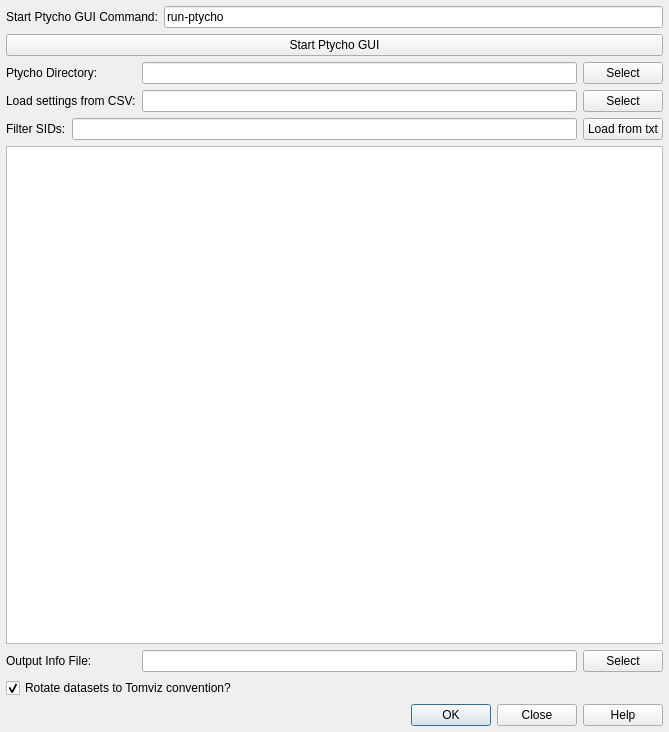
<?xml version="1.0" encoding="UTF-8"?>
<ui version="4.0">
 <class>PtychoDialog</class>
 <widget class="QDialog" name="PtychoDialog">
  <property name="geometry">
   <rect>
    <x>0</x>
    <y>0</y>
    <width>669</width>
    <height>732</height>
   </rect>
  </property>
  <property name="windowTitle">
   <string>Ptycho Dialog</string>
  </property>
  <layout class="QGridLayout" name="gridLayout">
   <property name="leftMargin">
    <number>6</number>
   </property>
   <property name="topMargin">
    <number>6</number>
   </property>
   <property name="rightMargin">
    <number>6</number>
   </property>
   <property name="bottomMargin">
    <number>6</number>
   </property>
   <item row="8" column="0" colspan="3">
    <widget class="QTableWidget" name="table">
     <property name="toolTip">
      <string>&lt;html&gt;&lt;head/&gt;&lt;body&gt;&lt;p&gt;Select which SIDs to use for each version.&lt;/p&gt;&lt;p&gt;&lt;br/&gt;&lt;/p&gt;&lt;p&gt;The list of SIDs to use can be specified via numpy slice syntax (for example, '157391:157637'), a comma-delimited list (for example, '157391, 157394'), or loaded from a txt/csv file.&lt;/p&gt;&lt;p&gt;&lt;br/&gt;&lt;/p&gt;&lt;p&gt;Any SIDs which are missing data or angles will be automatically ignored. A list of the ones ignored may be seen from the console and messages output.&lt;/p&gt;&lt;/body&gt;&lt;/html&gt;</string>
     </property>
     <property name="editTriggers">
      <set>QAbstractItemView::NoEditTriggers</set>
     </property>
     <property name="selectionMode">
      <enum>QAbstractItemView::ExtendedSelection</enum>
     </property>
     <property name="selectionBehavior">
      <enum>QAbstractItemView::SelectRows</enum>
     </property>
     <attribute name="horizontalHeaderStretchLastSection">
      <bool>true</bool>
     </attribute>
    </widget>
   </item>
   <item row="4" column="1">
    <widget class="QLineEdit" name="loadFromCSVFile">
     <property name="toolTip">
      <string>&lt;html&gt;&lt;head/&gt;&lt;body&gt;&lt;p&gt;Select a pyxrf-style CSV file from which the &amp;quot;Use&amp;quot; and &amp;quot;Version&amp;quot; settings will be loaded.&lt;br/&gt;&lt;/p&gt;&lt;p&gt;This expects columns of &amp;quot;Scan ID&amp;quot;, &amp;quot;Use&amp;quot;, and &amp;quot;Version&amp;quot; to be within the file. If it indeed has these columns (except for &amp;quot;Version&amp;quot;, which is optional), all current SID &amp;quot;Use&amp;quot; settings will be checked off, and only SIDs marked for &amp;quot;Use&amp;quot; within the CSV file will be checked back on.&lt;br/&gt;&lt;/p&gt;&lt;p&gt;Additionally, if &amp;quot;Version&amp;quot; is present as well, the version will be automatically selected for each SID, assuming that the version is indeed a viable option within the ptycho directory for that SID.&lt;br/&gt;&lt;/p&gt;&lt;p&gt;The user may still modify settings afterwards.&lt;/p&gt;&lt;/body&gt;&lt;/html&gt;</string>
     </property>
    </widget>
   </item>
   <item row="0" column="0" colspan="3">
    <layout class="QHBoxLayout" name="ptychoGUICommandLayout">
     <item>
      <widget class="QLabel" name="ptychoGUICommandLabel">
       <property name="toolTip">
        <string>&lt;html&gt;&lt;head/&gt;&lt;body&gt;&lt;p&gt;Command used when &amp;quot;Start Ptycho GUI&amp;quot; is clicked.&lt;/p&gt;&lt;p&gt;&lt;br/&gt;&lt;/p&gt;&lt;p&gt;The Ptycho GUI should be used to download the data and produce image stacks within what will be the &amp;quot;Ptycho Directory&amp;quot;.&lt;/p&gt;&lt;/body&gt;&lt;/html&gt;</string>
       </property>
       <property name="text">
        <string>Start Ptycho GUI Command:</string>
       </property>
      </widget>
     </item>
     <item>
      <widget class="QLineEdit" name="ptychoGUICommand">
       <property name="toolTip">
        <string>&lt;html&gt;&lt;head/&gt;&lt;body&gt;&lt;p&gt;Command used when &amp;quot;Start Ptycho GUI&amp;quot; is clicked.&lt;/p&gt;&lt;p&gt;&lt;br/&gt;&lt;/p&gt;&lt;p&gt;The Ptycho GUI should be used to download the data and produce image stacks within what will be the &amp;quot;Ptycho Directory&amp;quot;.&lt;/p&gt;&lt;/body&gt;&lt;/html&gt;</string>
       </property>
       <property name="text">
        <string>run-ptycho</string>
       </property>
      </widget>
     </item>
    </layout>
   </item>
   <item row="3" column="1">
    <widget class="QLineEdit" name="ptychoDirectory">
     <property name="toolTip">
      <string>&lt;html&gt;&lt;head/&gt;&lt;body&gt;&lt;p&gt;The Ptycho directory should contain data organized as created from the Ptycho GUI output. It will be used to determine the contents of the table below.&lt;br/&gt;&lt;/p&gt;&lt;p&gt;The Ptycho directory is expected to have, at its top level, a list of scan directories all starting with 'S'. For example, 'S157391' is the directory for scan number 157391.&lt;br/&gt;&lt;/p&gt;&lt;p&gt;Within the scan directory are version directories. For example, 't1'.&lt;br/&gt;&lt;/p&gt;&lt;p&gt;Within the version directories are 'recon_data' and 'recon_pic'. The 'recon_data' should contain all the necessary datasets from the ptychography reconstruction.&lt;/p&gt;&lt;/body&gt;&lt;/html&gt;</string>
     </property>
    </widget>
   </item>
   <item row="4" column="0">
    <widget class="QLabel" name="loadFromCSVFileLabel">
     <property name="toolTip">
      <string>&lt;html&gt;&lt;head/&gt;&lt;body&gt;&lt;p&gt;Select a pyxrf-style CSV file from which the &amp;quot;Use&amp;quot; and &amp;quot;Version&amp;quot; settings will be loaded.&lt;br/&gt;&lt;/p&gt;&lt;p&gt;This expects columns of &amp;quot;Scan ID&amp;quot;, &amp;quot;Use&amp;quot;, and &amp;quot;Version&amp;quot; to be within the file. If it indeed has these columns (except for &amp;quot;Version&amp;quot;, which is optional), all current SID &amp;quot;Use&amp;quot; settings will be checked off, and only SIDs marked for &amp;quot;Use&amp;quot; within the CSV file will be checked back on.&lt;br/&gt;&lt;/p&gt;&lt;p&gt;Additionally, if &amp;quot;Version&amp;quot; is present as well, the version will be automatically selected for each SID, assuming that the version is indeed a viable option within the ptycho directory for that SID.&lt;br/&gt;&lt;/p&gt;&lt;p&gt;The user may still modify settings afterwards.&lt;/p&gt;&lt;/body&gt;&lt;/html&gt;</string>
     </property>
     <property name="text">
      <string>Load settings from CSV:</string>
     </property>
    </widget>
   </item>
   <item row="3" column="0">
    <widget class="QLabel" name="ptychoDirectoryLabel">
     <property name="toolTip">
      <string>&lt;html&gt;&lt;head/&gt;&lt;body&gt;&lt;p&gt;The Ptycho directory should contain data organized as created from the Ptycho GUI output. It will be used to determine the contents of the table below.&lt;br/&gt;&lt;/p&gt;&lt;p&gt;The Ptycho directory is expected to have, at its top level, a list of scan directories all starting with 'S'. For example, 'S157391' is the directory for scan number 157391.&lt;br/&gt;&lt;/p&gt;&lt;p&gt;Within the scan directory are version directories. For example, 't1'.&lt;br/&gt;&lt;/p&gt;&lt;p&gt;Within the version directories are 'recon_data' and 'recon_pic'. The 'recon_data' should contain all the necessary datasets from the ptychography reconstruction.&lt;/p&gt;&lt;/body&gt;&lt;/html&gt;</string>
     </property>
     <property name="text">
      <string>Ptycho Directory:</string>
     </property>
    </widget>
   </item>
   <item row="11" column="2">
    <widget class="QPushButton" name="selectOutputInfoFile">
     <property name="toolTip">
      <string>&lt;html&gt;&lt;head/&gt;&lt;body&gt;&lt;p&gt;Optional path to write a summary text file with scan IDs, angles, and versions. Leave empty to skip.&lt;/p&gt;&lt;/body&gt;&lt;/html&gt;</string>
     </property>
     <property name="text">
      <string>Select</string>
     </property>
    </widget>
   </item>
   <item row="13" column="0" colspan="3">
    <widget class="QDialogButtonBox" name="buttonBox">
     <property name="orientation">
      <enum>Qt::Horizontal</enum>
     </property>
     <property name="standardButtons">
      <set>QDialogButtonBox::Close|QDialogButtonBox::Help|QDialogButtonBox::Ok</set>
     </property>
    </widget>
   </item>
   <item row="2" column="0" colspan="3">
    <widget class="QPushButton" name="startPtychoGUI">
     <property name="toolTip">
      <string>&lt;html&gt;&lt;head/&gt;&lt;body&gt;&lt;p&gt;Run the command to start the Ptycho GUI.&lt;/p&gt;&lt;p&gt;&lt;br/&gt;&lt;/p&gt;&lt;p&gt;The Ptycho GUI should be used to download the data and produce image stacks within what will be the &amp;quot;Ptycho Directory&amp;quot;.&lt;/p&gt;&lt;/body&gt;&lt;/html&gt;</string>
     </property>
     <property name="text">
      <string>Start Ptycho GUI</string>
     </property>
    </widget>
   </item>
   <item row="11" column="0">
    <widget class="QLabel" name="outputInfoFileLabel">
     <property name="toolTip">
      <string>&lt;html&gt;&lt;head/&gt;&lt;body&gt;&lt;p&gt;Optional path to write a summary text file with scan IDs, angles, and versions. Leave empty to skip.&lt;/p&gt;&lt;/body&gt;&lt;/html&gt;</string>
     </property>
     <property name="text">
      <string>Output Info File:</string>
     </property>
     <property name="buddy">
      <cstring>outputInfoFile</cstring>
     </property>
    </widget>
   </item>
   <item row="3" column="2">
    <widget class="QPushButton" name="selectPtychoDirectory">
     <property name="toolTip">
      <string>&lt;html&gt;&lt;head/&gt;&lt;body&gt;&lt;p&gt;The Ptycho directory should contain data organized as created from the Ptycho GUI output. It will be used to determine the contents of the table below.&lt;br/&gt;&lt;/p&gt;&lt;p&gt;The Ptycho directory is expected to have, at its top level, a list of scan directories all starting with 'S'. For example, 'S157391' is the directory for scan number 157391.&lt;br/&gt;&lt;/p&gt;&lt;p&gt;Within the scan directory are version directories. For example, 't1'.&lt;br/&gt;&lt;/p&gt;&lt;p&gt;Within the version directories are 'recon_data' and 'recon_pic'. The 'recon_data' should contain all the necessary datasets from the ptychography reconstruction.&lt;/p&gt;&lt;/body&gt;&lt;/html&gt;</string>
     </property>
     <property name="text">
      <string>Select</string>
     </property>
    </widget>
   </item>
   <item row="12" column="0" colspan="3">
    <widget class="QCheckBox" name="rotateDatasets">
     <property name="toolTip">
      <string>&lt;html&gt;&lt;head/&gt;&lt;body&gt;&lt;p&gt;The orientation of the tilt series does match what Tomviz expects internally. Rotating the data ensures that the later Tomviz operators will be able to run properly.&lt;/p&gt;&lt;/body&gt;&lt;/html&gt;</string>
     </property>
     <property name="text">
      <string>Rotate datasets to Tomviz convention?</string>
     </property>
     <property name="checked">
      <bool>true</bool>
     </property>
    </widget>
   </item>
   <item row="4" column="2">
    <widget class="QPushButton" name="selectLoadFromCSVFile">
     <property name="toolTip">
      <string>&lt;html&gt;&lt;head/&gt;&lt;body&gt;&lt;p&gt;Select a pyxrf-style CSV file from which the &amp;quot;Use&amp;quot; and &amp;quot;Version&amp;quot; settings will be loaded.&lt;br/&gt;&lt;/p&gt;&lt;p&gt;This expects columns of &amp;quot;Scan ID&amp;quot;, &amp;quot;Use&amp;quot;, and &amp;quot;Version&amp;quot; to be within the file. If it indeed has these columns (except for &amp;quot;Version&amp;quot;, which is optional), all current SID &amp;quot;Use&amp;quot; settings will be checked off, and only SIDs marked for &amp;quot;Use&amp;quot; within the CSV file will be checked back on.&lt;br/&gt;&lt;/p&gt;&lt;p&gt;Additionally, if &amp;quot;Version&amp;quot; is present as well, the version will be automatically selected for each SID, assuming that the version is indeed a viable option within the ptycho directory for that SID.&lt;br/&gt;&lt;/p&gt;&lt;p&gt;The user may still modify settings afterwards.&lt;/p&gt;&lt;/body&gt;&lt;/html&gt;</string>
     </property>
     <property name="text">
      <string>Select</string>
     </property>
    </widget>
   </item>
   <item row="11" column="1">
    <widget class="QLineEdit" name="outputInfoFile">
     <property name="toolTip">
      <string>&lt;html&gt;&lt;head/&gt;&lt;body&gt;&lt;p&gt;Optional path to write a summary text file with scan IDs, angles, and versions. Leave empty to skip.&lt;/p&gt;&lt;/body&gt;&lt;/html&gt;</string>
     </property>
    </widget>
   </item>
   <item row="5" column="0" colspan="3">
    <layout class="QHBoxLayout" name="horizontalLayout">
     <item>
      <widget class="QLabel" name="filterSIDsLabel">
       <property name="toolTip">
        <string>&lt;html&gt;&lt;head/&gt;&lt;body&gt;&lt;p&gt;Filter out SIDs using numpy-like slice syntax. For example: &lt;br/&gt;&lt;/p&gt;&lt;p&gt;157394:157413:3&lt;br/&gt;&lt;/p&gt;&lt;p&gt;This would only allow every third number between 157394 (inclusive) and 157413 (exclusive) to be shown.&lt;br/&gt;&lt;/p&gt;&lt;p&gt;The filtered out SIDs are hidden and won't be used in the next step.&lt;br/&gt;&lt;/p&gt;&lt;p&gt;This also supports separate sets of comma-delimited slices, for example:&lt;br/&gt;&lt;/p&gt;&lt;p&gt;157394:157413:3, 157420:157500:2&lt;/p&gt;&lt;/body&gt;&lt;/html&gt;</string>
       </property>
       <property name="text">
        <string>Filter SIDs:</string>
       </property>
      </widget>
     </item>
     <item>
      <widget class="QLineEdit" name="filterSIDsString">
       <property name="toolTip">
        <string>&lt;html&gt;&lt;head/&gt;&lt;body&gt;&lt;p&gt;Filter out SIDs using numpy-like slice syntax. For example: &lt;br/&gt;&lt;/p&gt;&lt;p&gt;157394:157413:3&lt;br/&gt;&lt;/p&gt;&lt;p&gt;This would only allow every third number between 157394 (inclusive) and 157413 (exclusive) to be shown.&lt;br/&gt;&lt;/p&gt;&lt;p&gt;The filtered out SIDs are hidden and won't be used in the next step.&lt;br/&gt;&lt;/p&gt;&lt;p&gt;This also supports separate sets of comma-delimited slices, for example:&lt;br/&gt;&lt;/p&gt;&lt;p&gt;157394:157413:3, 157420:157500:2&lt;/p&gt;&lt;/body&gt;&lt;/html&gt;</string>
       </property>
      </widget>
     </item>
     <item>
      <widget class="QPushButton" name="loadSidsFromTxt">
       <property name="toolTip">
        <string>&lt;html&gt;&lt;head/&gt;&lt;body&gt;&lt;p&gt;Load a list of SIDs from a txt file. The txt file should be formatted so that on each row, the first number that occurs is the SID, like so:&lt;br/&gt;&lt;/p&gt;&lt;p&gt;&lt;span style=&quot; font-family:'Courier New','Courier','monospace','arial','sans-serif'; font-size:14px; color:#000000; background-color:#ffffff;&quot;&gt;383563 -90.000&lt;/span&gt;&lt;/p&gt;&lt;p&gt;&lt;span style=&quot; font-family:'Courier New','Courier','monospace','arial','sans-serif'; font-size:14px; color:#000000; background-color:#ffffff;&quot;&gt;383565 -88.000&lt;/span&gt;&lt;/p&gt;&lt;p&gt;&lt;span style=&quot; font-family:'Courier New','Courier','monospace','arial','sans-serif'; font-size:14px; color:#000000; background-color:#ffffff;&quot;&gt;383567 -86.000&lt;/span&gt;&lt;/p&gt;&lt;p&gt;&lt;span style=&quot; font-family:'Courier New','Courier','monospace','arial','sans-serif'; font-size:14px; color:#000000; background-color:#ffffff;&quot;&gt;383569 -84.000&lt;/span&gt;&lt;/p&gt;&lt;p&gt;&lt;span style=&quot; font-family:'Courier New','Courier','monospace','arial','sans-serif'; font-size:14px; color:#000000; background-color:#ffffff;&quot;&gt;383571 -82.000&lt;/span&gt;&lt;/p&gt;&lt;p&gt;&lt;span style=&quot; font-family:'Courier New','Courier','monospace','arial','sans-serif'; font-size:14px; color:#000000; background-color:#ffffff;&quot;&gt;383573 -80.000&lt;/span&gt;&lt;/p&gt;&lt;p&gt;&lt;span style=&quot; font-family:'Courier New','Courier','monospace','arial','sans-serif'; font-size:14px; color:#000000; background-color:#ffffff;&quot;&gt;383575 -78.000&lt;/span&gt;&lt;/p&gt;&lt;p&gt;&lt;span style=&quot; font-family:'Courier New','Courier','monospace','arial','sans-serif'; font-size:14px; color:#000000; background-color:#ffffff;&quot;&gt;383577 -76.000&lt;/span&gt;&lt;/p&gt;&lt;p&gt;&lt;span style=&quot; font-family:'Courier New','Courier','monospace','arial','sans-serif'; font-size:14px; color:#000000; background-color:#ffffff;&quot;&gt;383579 -74.000&lt;/span&gt;&lt;br/&gt;&lt;/p&gt;&lt;p&gt;The second column of angles is optional (the angles, if present, will be ignored). It is only necessary that the first column be the SID numbers.&lt;/p&gt;&lt;/body&gt;&lt;/html&gt;</string>
       </property>
       <property name="text">
        <string>Load from txt</string>
       </property>
      </widget>
     </item>
    </layout>
   </item>
  </layout>
 </widget>
 <tabstops>
  <tabstop>ptychoGUICommand</tabstop>
  <tabstop>startPtychoGUI</tabstop>
  <tabstop>ptychoDirectory</tabstop>
  <tabstop>selectPtychoDirectory</tabstop>
  <tabstop>loadFromCSVFile</tabstop>
  <tabstop>selectLoadFromCSVFile</tabstop>
  <tabstop>filterSIDsString</tabstop>
  <tabstop>loadSidsFromTxt</tabstop>
  <tabstop>table</tabstop>
  <tabstop>outputInfoFile</tabstop>
  <tabstop>selectOutputInfoFile</tabstop>
  <tabstop>rotateDatasets</tabstop>
 </tabstops>
 <resources/>
 <connections>
  <connection>
   <sender>buttonBox</sender>
   <signal>rejected()</signal>
   <receiver>PtychoDialog</receiver>
   <slot>reject()</slot>
   <hints>
    <hint type="sourcelabel">
     <x>316</x>
     <y>260</y>
    </hint>
    <hint type="destinationlabel">
     <x>286</x>
     <y>274</y>
    </hint>
   </hints>
  </connection>
 </connections>
</ui>
